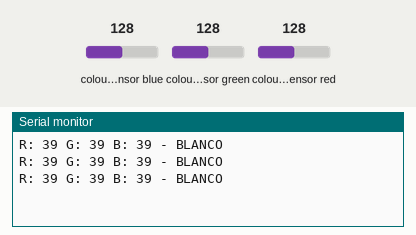
The sketch below on a simulated Arduino Uno, built with avr-gcc and run on an emulated ATmega328P. Parts: the last lines printed to the serial monitor. Wiring (inferred from the names in the program): TCS3200 colour sensor: output pin 2; S2 pin 5; S3 pin 6; S0 pin 3; S1 pin 4. The inputs (shaded band) are chosen by the test bench; at power-on: colour sensor blue 128, colour sensor green 128, colour sensor red 128.

Above: at 1.2 s.
1.3 s: colour sensor blue set to 5
At 2.2 s:
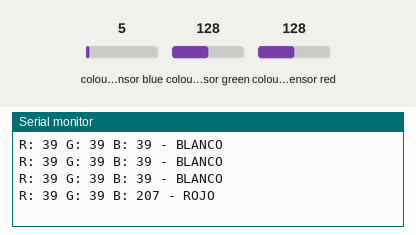
3.8 s: colour sensor green set to 5
At 4.4 s:
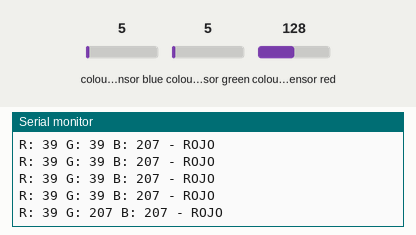
6.8 s: colour sensor red set to 5
At 7.8 s:
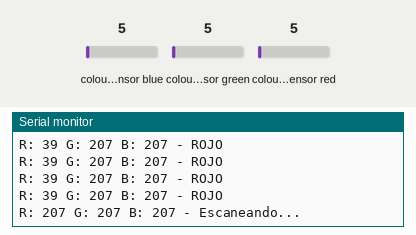

Measured:
- after the input at 1.3 s, the serial monitor: prints a new line after 0.44 s (image 1)
- after the input at 3.8 s, the serial monitor: prints a new line after 0.19 s (image 2)
- after the input at 6.8 s, the serial monitor: prints a new line after 0.56 s (image 3)

The sketch:

sensor_rgb.ino
```cpp
#define out 2
#define s0 3
#define s1 4
#define s2 5
#define s3 6

int countRed = 0;
int countGreen = 0;
int countBlue = 0;

void setup() {
  Serial.begin(9600);

  pinMode(s0, OUTPUT);
  pinMode(s1, OUTPUT);
  pinMode(s2, OUTPUT);
  pinMode(s3, OUTPUT);
  pinMode(out, INPUT);

  // Escalado de frecuencia al 20% (S0 HIGH, S1 LOW) suele ser más estable para Arduino Uno
  digitalWrite(s0, HIGH);
  digitalWrite(s1, LOW);
}

void loop() {
  // --- PASO 1: LLAMAR A LA FUNCIÓN DE LECTURA ---
  readColor();

  // Imprimir valores para que puedas calibrar tus IFs
  Serial.print("R: "); Serial.print(countRed);
  Serial.print(" G: "); Serial.print(countGreen);
  Serial.print(" B: "); Serial.print(countBlue);

  // Calibrar según sensor
  if (countRed < 65 && countGreen < 250 && countBlue > 90) {
    Serial.println(" - ROJO");
  } else if (countRed > 110 && countGreen > 300 && countBlue > 250) {
    Serial.println(" - NEGRO");
  } else if (countRed > 25 && countRed < 40 && countBlue < 50) {
    Serial.println(" - BLANCO");
  } else {
    Serial.println(" - Escaneando...");
  }

  delay(500); // Un poco más de tiempo para ver los datos
}

void readColor() {
  // Configurar para leer ROJO
  digitalWrite(s2, LOW);
  digitalWrite(s3, LOW);
  countRed = pulseIn(out, LOW);
  delay(20);

  // Configurar para leer AZUL
  digitalWrite(s2, LOW);
  digitalWrite(s3, HIGH);
  countBlue = pulseIn(out, LOW);
  delay(20);

  // Configurar para leer VERDE
  digitalWrite(s2, HIGH);
  digitalWrite(s3, HIGH);
  countGreen = pulseIn(out, LOW);
  delay(20);
}
```
